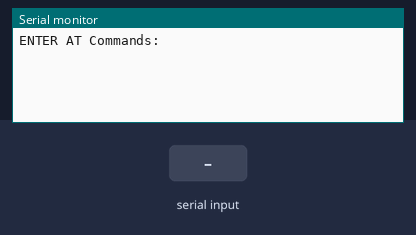
This sketch was run on a simulated Arduino Uno, built with avr-gcc and run on an emulated ATmega328P. On the bench: the last lines printed to the serial monitor. The inputs (shaded band) are chosen by the test bench.

Above: at 1.2 s.
1.3 s: "1" received over the second serial link
At 1.7 s:
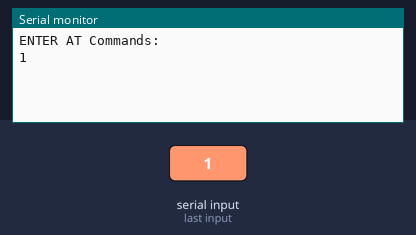
2.8 s: "0" received over the second serial link
At 4.0 s:
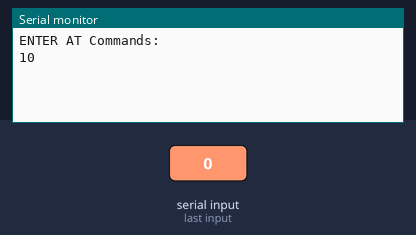

Measured:
- after the input at 1.3 s, the serial monitor: prints a new line at once (image 1)
- after the input at 2.8 s, the serial monitor: prints a new line at once (image 2)

The sketch:

hc06_bluetooth.ino
```cpp
#include <SoftwareSerial.h>
#define B_TX 2
#define B_RX 3

SoftwareSerial BT(B_TX, B_RX);

void setup() {
  Serial.begin(9600);
  Serial.println("ENTER AT Commands:");
  BT.begin(9600);
  //Serial.println("Serial, Bluetooth on");
}

void loop() {
  if(BT.available()){
    Serial.write(BT.read());
    }
  if(Serial.available()){
    BT.write(Serial.read());
    }

}
```
